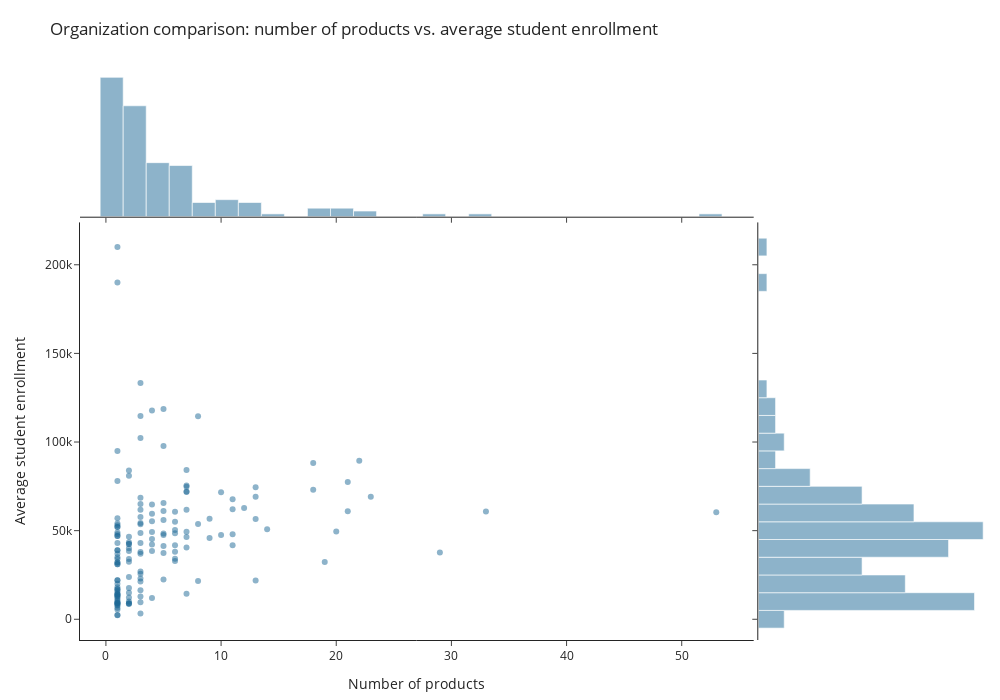

Here is the notebook cell this chart was saved with:
### Markdown cell above
We can see that top 5 organizations by offerings count are 4 universities and 1 company - Google. Also, it's visible that having more courses does not mean having more students on average in the top 5 case. Below we will see if it's true with the rest of the data.

### Code cell
fig = px.scatter(
    df_grouped_per_organization, 
    x = "count", 
    y = "mean", 
    marginal_x="histogram", 
    marginal_y="histogram", 
    template="simple_white",
    height=700,
    width=1000,
    custom_data = "course_organization",
    color_discrete_sequence = [px.colors.qualitative.Prism[1]],
    title="Organization comparison: number of products vs. average student enrollment",
    labels={
        "count": "Number of products",
        "mean": "Average student enrollment"
    }
)

fig.update_layout(
    hoverlabel=dict(
        bgcolor="white",
        bordercolor = "white",
        font=dict(
            color="#494a5e"
        )
    ),
    margin=dict(r = 5, t = 70, b = 60)
)

fig.update_traces(
    marker=dict(
        color="#1D6996", 
        opacity=0.5),
    selector=dict(
        type="scatter"),
    hovertemplate=
    "Organization: <b>%{customdata[0]}</b><br>" +
    "Number of products: %{x}<br>" + 
    "AVG number of students per course: %{y:,.0f}" 
)

fig.show()

### Figure 1 — Plotly figure (JSON) as saved in the notebook; plotly's stock layout.template omitted (floating-point values rounded to 4 significant figures; data arrays with more than 128 entries replaced by an {"elided": "..."} marker saying what was removed)
{"data": [{"customdata": {"elided": "153x1 str values"}, "hovertemplate": "Organization: <b>%{customdata[0]}</b><br>Number of products: %{x}<br>AVG number of students per course: %{y:,.0f}", "legendgroup": "", "marker": {"color": "#1D6996", "opacity": 0.5, "symbol": "circle"}, "mode": "markers", "name": "", "orientation": "v", "showlegend": false, "type": "scatter", "x": {"elided": "153 int values"}, "xaxis": "x", "y": {"elided": "153 float values"}, "yaxis": "y"}, {"alignmentgroup": "True", "bingroup": "x", "hovertemplate": "Number of products=%{x}<br>count=%{y}<extra></extra>", "legendgroup": "", "marker": {"color": "rgb(29, 105, 150)"}, "name": "", "offsetgroup": "", "opacity": 0.5, "showlegend": false, "type": "histogram", "x": {"elided": "153 int values"}, "xaxis": "x3", "yaxis": "y3"}, {"alignmentgroup": "True", "bingroup": "y", "hovertemplate": "Average student enrollment=%{y}<br>count=%{x}<extra></extra>", "legendgroup": "", "marker": {"color": "rgb(29, 105, 150)"}, "name": "", "offsetgroup": "", "opacity": 0.5, "showlegend": false, "type": "histogram", "xaxis": "x2", "y": {"elided": "153 float values"}, "yaxis": "y2"}], "layout": {"barmode": "overlay", "height": 700, "hoverlabel": {"bgcolor": "white", "bordercolor": "white", "font": {"color": "#494a5e"}}, "legend": {"tracegroupgap": 0}, "margin": {"b": 60, "r": 5, "t": 70}, "title": {"text": "Organization comparison: number of products vs. average student enrollment"}, "width": 1000, "xaxis": {"anchor": "y", "domain": [0, 0.7363], "title": {"text": "Number of products"}}, "xaxis2": {"anchor": "y2", "domain": [0.7413, 1], "matches": "x2", "showline": false, "showticklabels": false, "ticks": ""}, "xaxis3": {"anchor": "y3", "domain": [0, 0.7363], "matches": "x", "showticklabels": false}, "xaxis4": {"anchor": "y4", "domain": [0.7413, 1], "matches": "x2", "showline": false, "showticklabels": false, "ticks": ""}, "yaxis": {"anchor": "x", "domain": [0, 0.7326], "title": {"text": "Average student enrollment"}}, "yaxis2": {"anchor": "x2", "domain": [0, 0.7326], "matches": "y", "showticklabels": false}, "yaxis3": {"anchor": "x3", "domain": [0.7426, 1], "matches": "y3", "showline": false, "showticklabels": false, "ticks": ""}, "yaxis4": {"anchor": "x4", "domain": [0.7426, 1], "matches": "y3", "showline": false, "showticklabels": false, "ticks": ""}}}
